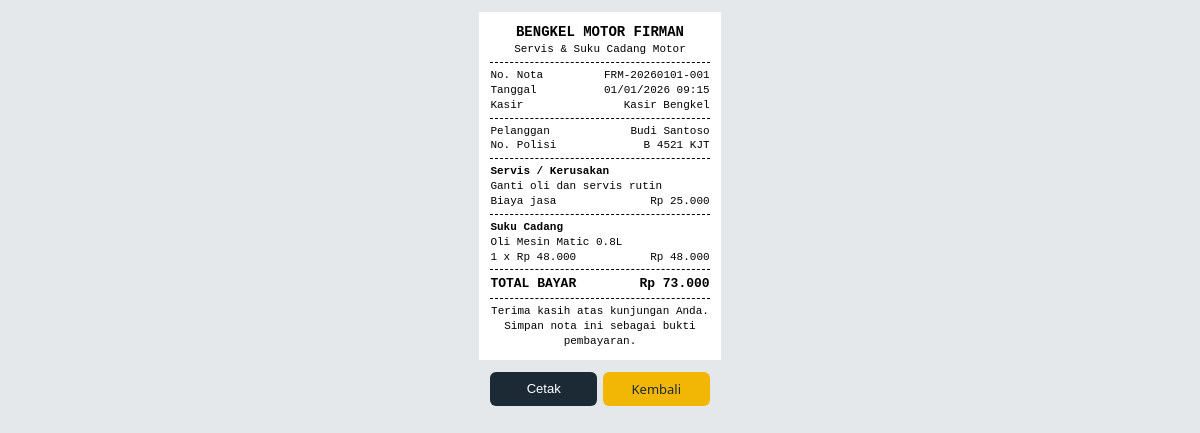
/nota.php?id=1 (signed in), run on the app's committed database.
### tables this page shows
CREATE TABLE transaksi (
  id_transaksi     INT UNSIGNED NOT NULL AUTO_INCREMENT,
  no_nota          VARCHAR(25)  NOT NULL,
  tanggal          DATETIME     NOT NULL,
  nama_pelanggan   VARCHAR(100) NOT NULL,
  no_polisi        VARCHAR(15)  NOT NULL,
  jenis_servis     VARCHAR(255) NOT NULL,
  biaya_jasa       INT UNSIGNED NOT NULL DEFAULT 0,
  id_sparepart     INT UNSIGNED NULL,
  jumlah_sparepart INT UNSIGNED NOT NULL DEFAULT 0,
  harga_sparepart  INT UNSIGNED NOT NULL DEFAULT 0,
  total_bayar      INT UNSIGNED NOT NULL DEFAULT 0,
  id_admin         INT UNSIGNED NOT NULL,
  PRIMARY KEY (id_transaksi),
  UNIQUE KEY uq_nota (no_nota),
  KEY idx_tanggal (tanggal),
  CONSTRAINT fk_trx_sparepart FOREIGN KEY (id_sparepart)
    REFERENCES sparepart (id_sparepart) ON DELETE SET NULL ON UPDATE CASCADE,
  CONSTRAINT fk_trx_admin FOREIGN KEY (id_admin)
    REFERENCES admin (id_admin) ON DELETE RESTRICT ON UPDATE CASCADE
);

CREATE TABLE sparepart (
  id_sparepart   INT UNSIGNED NOT NULL AUTO_INCREMENT,
  kode_sparepart VARCHAR(20)  NOT NULL,
  nama_sparepart VARCHAR(120) NOT NULL,
  harga          INT UNSIGNED NOT NULL DEFAULT 0,
  stok           INT UNSIGNED NOT NULL DEFAULT 0,
  PRIMARY KEY (id_sparepart),
  UNIQUE KEY uq_kode (kode_sparepart)
);

### koneksi.php (called while the page is built, shortened)
<?php
function e($teks): string
{
    return htmlspecialchars((string)$teks, ENT_QUOTES, 'UTF-8');
}
function rupiah($angka): string
{
    return 'Rp ' . number_format((int)$angka, 0, ',', '.');
}

### nota.php (the view, shortened to what this page needs)
<?php
require 'koneksi.php';
$id = (int)($_GET['id'] ?? 0);
$stmt = $pdo->prepare('SELECT t.*, s.nama_sparepart, s.kode_sparepart, a.nama_lengkap AS kasir
                       FROM transaksi t
                       LEFT JOIN sparepart s ON s.id_sparepart = t.id_sparepart
                       LEFT JOIN admin a ON a.id_admin = t.id_admin
                       WHERE t.id_transaksi = ?');
$stmt->execute([$id]);
$t = $stmt->fetch();
$subSparepart = (int)$t['harga_sparepart'] * (int)$t['jumlah_sparepart'];
?>
<!DOCTYPE html>
<html lang="id">
<head>
</head>
<body>
<div class="struk">
  <div class="tengah">
    <div class="nama">BENGKEL MOTOR FIRMAN</div>
    <div>Servis &amp; Suku Cadang Motor</div>
  </div>
  <div class="garis"></div>
  <div class="baris"><span>No. Nota</span><span><?= e($t['no_nota']) ?></span></div>
  <div class="baris"><span>Tanggal</span><span><?= e(date('d/m/Y H:i', strtotime($t['tanggal']))) ?></span></div>
  <div class="baris"><span>Kasir</span><span><?= e($t['kasir'] ?? '-') ?></span></div>
  <div class="garis"></div>
  <div class="baris"><span>Pelanggan</span><span><?= e($t['nama_pelanggan']) ?></span></div>
  <div class="baris"><span>No. Polisi</span><span><?= e($t['no_polisi']) ?></span></div>
  <div class="garis"></div>
  <div class="tebal">Servis / Kerusakan</div>
  <div><?= e($t['jenis_servis']) ?></div>
  <div class="baris"><span>Biaya jasa</span><span><?= rupiah($t['biaya_jasa']) ?></span></div>
  <?php if ($t['jumlah_sparepart'] > 0): ?>
    <div class="garis"></div>
    <div class="tebal">Suku Cadang</div>
    <div><?= e($t['nama_sparepart'] ?? 'Sparepart') ?></div>
    <div class="baris">
      <span><?= (int)$t['jumlah_sparepart'] ?> x <?= rupiah($t['harga_sparepart']) ?></span>
      <span><?= rupiah($subSparepart) ?></span>
    </div>
  <?php endif; ?>
  <div class="garis"></div>
  <div class="baris total"><span>TOTAL BAYAR</span><span><?= rupiah($t['total_bayar']) ?></span></div>
  <div class="garis"></div>
  <div class="tengah">Terima kasih atas kunjungan Anda.<br>Simpan nota ini sebagai bukti pembayaran.</div>
</div>
<div class="tombol">
  <button type="button" onclick="window.print()">Cetak</button>
  <a href="dashboard.php<?= isset($_GET['baru']) ? '?sukses=' . urlencode($t['no_nota']) : '' ?>">Kembali</a>
</div>
</body>
</html>

### nota.php (style rules this page uses)
body { margin: 0; background: #e5e8eb; font-family: "Courier New", monospace; color: #000; }
.struk { width: 58mm; margin: 12px auto; padding: 3mm; background: #fff; font-size: 11px; line-height: 1.35; }
.tengah { text-align: center; }
.nama { font-weight: 700; font-size: 14px; }
.garis { border-top: 1px dashed #000; margin: 5px 0; }
.baris { display: flex; justify-content: space-between; gap: 6px; }
.baris span:last-child { text-align: right; white-space: nowrap; }
.tebal { font-weight: 700; }
.total { font-size: 13px; font-weight: 700; }
.tombol { width: 58mm; margin: 0 auto 16px; display: flex; gap: 6px; font-family: "Segoe UI", Arial, sans-serif; }
.tombol button, .tombol a { flex: 1; padding: 8px; border: 0; border-radius: 6px; text-align: center; background: #1c2a36; color: #fff; font-size: 13px; text-decoration: none; cursor: pointer; }
.tombol a { background: #f2b705; color: #1c2a36; }

### data on the page
transaksi: no_nota "FRM-20260101-001", tanggal "01/01/2026 09:15", id_admin.nama_lengkap "Kasir Bengkel", nama_pelanggan "Budi Santoso", no_polisi "B 4521 KJT", jenis_servis "Ganti oli dan servis rutin", biaya_jasa "Rp 25.000", id_sparepart.nama_sparepart "Oli Mesin Matic 0.8L", jumlah_sparepart "1", harga_sparepart "Rp 48.000", rupiah($subSparepart) "Rp 48.000", total_bayar "Rp 73.000"
